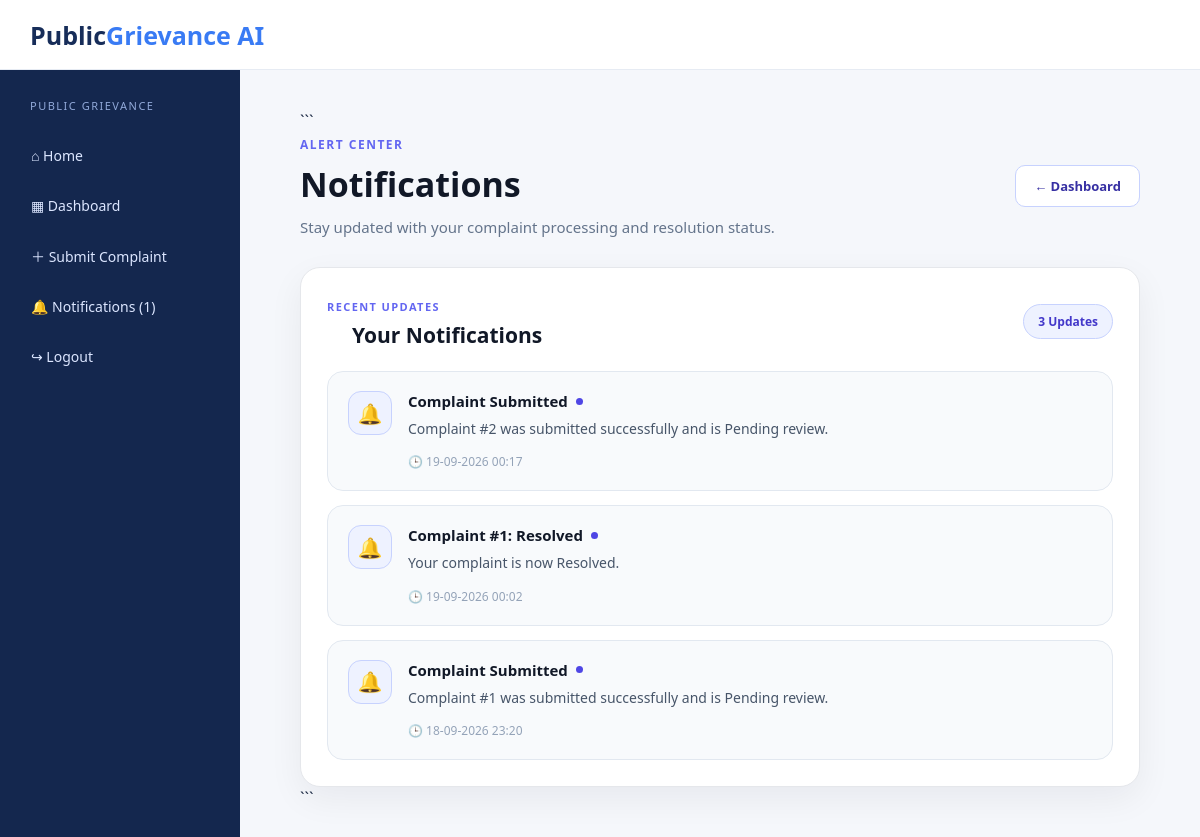
The app's page /notifications (signed in) with its own data.
### tables this page shows
CREATE TABLE notifications(
            id INTEGER PRIMARY KEY AUTOINCREMENT,
            user_id INTEGER,
            title TEXT,
            message TEXT,
            is_read INTEGER DEFAULT 0,
            created_at TEXT
        );

### app.py (the view)
@app.route("/notifications")
@login_required("user")
def notifications():
    c = db()
    rows = c.execute(
        "SELECT * FROM notifications WHERE user_id=? ORDER BY id DESC",
        (session["uid"],)
    ).fetchall()
    c.execute(
        "UPDATE notifications SET is_read=1 WHERE user_id=?",
        (session["uid"],)
    )
    c.commit()
    c.close()
    return render_template("notifications.html", notifications=rows)

### app.py (called while the page is built)
def db():
    conn = sqlite3.connect(DB)
    conn.row_factory = sqlite3.Row
    return conn

def login_required(role=None):
    def decorator(function):
        @wraps(function)
        def wrapper(*args, **kwargs):
            if "uid" not in session:
                flash("Please login first.")
                return redirect("/login")
            if role and session.get("role") != role:
                return redirect("/")
            return function(*args, **kwargs)
        return wrapper
    return decorator

@app.context_processor
def inject_context():
    unread = 0
    unread_contacts = 0
    c = db()
    if session.get("uid"):
        unread = c.execute(
            "SELECT COUNT(*) FROM notifications WHERE user_id=? AND is_read=0",
            (session["uid"],)
        ).fetchone()[0]
    if session.get("role") == "admin":
        unread_contacts = c.execute(
            "SELECT COUNT(*) FROM contact_messages WHERE status='Unread'"
        ).fetchone()[0]
    c.close()
    return {
        "current_user": session.get("name"),
        "role": session.get("role"),
        "unread_notifications": unread,
        "unread_contacts": unread_contacts
    }

### templates/notifications.html (shortened to what this page needs)
{% extends "base.html" %}
{% block content %}
<div class="notifications-page">
```
<div class="head notification-head">
    <div>
        <small>ALERT CENTER</small>
        <h1>Notifications</h1>
        <p>Stay updated with your complaint processing and resolution status.</p>
    </div>
    <a class="btn outline" href="/dashboard">← Dashboard</a>
</div>
<section class="panel notification-panel">
    <div class="section-head">
        <div>
            <small>RECENT UPDATES</small>
            <h2>Your Notifications</h2>
        </div>
        <div class="notification-count">
            {{ notifications|length }} Updates
        </div>
    </div>
    <div class="notification-list">
        {% for n in notifications %}
        <div class="notice notification-card">
            <div class="notice-icon">
                🔔
            </div>
            <div class="notice-content">
                <div class="notice-top">
                    <strong>{{ n.title }}</strong>
                    <span class="notification-dot"></span>
                </div>
                <p>{{ n.message }}</p>
                <small>
                    🕒 {{ n.created_at }}
                </small>
            </div>
        </div>
        {% endfor %}
    </div>
</section>
```
</div>
{% endblock %}

### static/style.css (style rules this page uses)
* { box-sizing:border-box }
body { margin:0;font-family:Segoe UI,Arial;background:#f5f7fb;color:#1d2b45 }
.hero small,.head small,.auth small,.content small { letter-spacing:2px;font-weight:800;color:#82a9ff }
.btn { display:inline-block;background:#397bf4;color:#fff;border:0;border-radius:9px;padding:13px 20px;text-decoration:none;font-weight:700;cursor:pointer }
.features article,.steps>div,.panel,.auth,.formbox,.content,.chartbox,.result-text,.result,.stat { background:#fff;border:1px solid #e5ebf4;border-radius:16px;padding:25px;box-shadow:0 7px 25px #183d790b }
.features p,.steps p,.head p,.content p { color:#71809b;line-height:1.6 }
.head { display:flex;justify-content:space-between;align-items:center;margin-bottom:25px;gap:20px }
.head h1 { margin:10px 0 5px;color:#1d3158 }
.panel { padding:0;overflow:hidden }
.panel h2 { padding:0 25px }
.outline { background:transparent;color:#397bf4;border:1px solid #397bf4 }

### templates/notifications.html (style rules this page uses)
.notifications-page { max-width: 1200px; margin: 0 auto; }
.notification-head { margin-bottom: 28px; }
.notification-head small { color: #6366f1; font-size: 12px; font-weight: 800; letter-spacing: 1.5px; }
.notification-head h1 { margin: 7px 0 8px; color: #111827; font-size: 34px; font-weight: 800; }
.notification-head p { margin: 0; color: #64748b; font-size: 15px; }
.notification-panel { background: #ffffff; border: 1px solid #e5e7eb; border-radius: 20px; padding: 26px; box-shadow: 0 12px 35px rgba(15, 23, 42, 0.06); }
.section-head { display: flex; align-items: center; justify-content: space-between; gap: 15px; margin-bottom: 22px; }
.section-head small { color: #6366f1; font-size: 11px; font-weight: 800; letter-spacing: 1.4px; }
.section-head h2 { margin: 5px 0 0; color: #111827; font-size: 21px; font-weight: 800; }
.notification-count { background: #eef2ff; color: #4338ca; border: 1px solid #c7d2fe; border-radius: 999px; padding: 8px 14px; font-size: 12px; font-weight: 700; }
.notification-list { display: flex; flex-direction: column; gap: 14px; }
.notification-card { display: flex; align-items: flex-start; gap: 16px; padding: 19px 20px; background: #f8fafc; border: 1px solid #e2e8f0; border-radius: 16px; transition: all 0.2s ease; }
.notice-icon { width: 44px; height: 44px; flex: 0 0 44px; display: flex; align-items: center; justify-content: center; background: #eef2ff; border: 1px solid #c7d2fe; border-radius: 13px; font-size: 20px; }
.notice-content { flex: 1; min-width: 0; }
.notice-top { display: flex; align-items: center; gap: 8px; }
.notice-top strong { color: #111827; font-size: 15px; font-weight: 800; }
.notice-content p { margin: 7px 0 9px; color: #475569; font-size: 14px; line-height: 1.6; }
.notice-content small { color: #94a3b8; font-size: 12px; }
.notification-dot { width: 7px; height: 7px; background: #4f46e5; border-radius: 50%; display: inline-block; }
.btn { display: inline-flex; align-items: center; justify-content: center; padding: 11px 18px; border: 0; border-radius: 10px; background: linear-gradient(135deg, #4f46e5, #3730a3); color: #ffffff; text-decoration: none; font-size: 13px; font-weight: 700; cursor: pointer; transition: all 0.2s ease; }
.btn.outline { background: #ffffff; color: #3730a3; border: 1px solid #c7d2fe; box-shadow: none; }

### records on screen
notifications: title "Complaint Submitted", message "Complaint #2 was submitted successfully and is Pending review.", created_at "19-09-2026 00:17"
notifications: title "Complaint #1: Resolved", message "Your complaint is now Resolved.", created_at "19-09-2026 00:02"
notifications: title "Complaint Submitted", message "Complaint #1 was submitted successfully and is Pending review.", created_at "18-09-2026 23:20"

### other values on screen
{{ unread_notifications }} "1"
{{ notifications|length }} "3"
